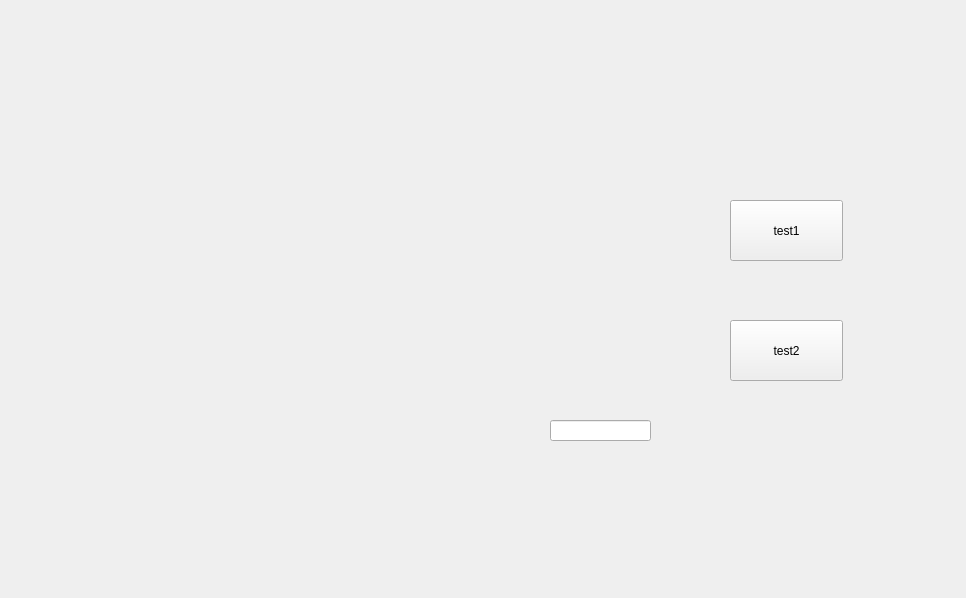
<?xml version="1.0" encoding="UTF-8"?>
<ui version="4.0">
 <class>test</class>
 <widget class="QWidget" name="test">
  <property name="geometry">
   <rect>
    <x>0</x>
    <y>0</y>
    <width>966</width>
    <height>598</height>
   </rect>
  </property>
  <property name="windowTitle">
   <string>Form</string>
  </property>
  <widget class="QPushButton" name="pushButton">
   <property name="geometry">
    <rect>
     <x>730</x>
     <y>200</y>
     <width>113</width>
     <height>61</height>
    </rect>
   </property>
   <property name="text">
    <string>test1</string>
   </property>
  </widget>
  <widget class="QPushButton" name="pushButton_2">
   <property name="geometry">
    <rect>
     <x>730</x>
     <y>320</y>
     <width>113</width>
     <height>61</height>
    </rect>
   </property>
   <property name="text">
    <string>test2</string>
   </property>
  </widget>
  <widget class="QLineEdit" name="lineEdit">
   <property name="geometry">
    <rect>
     <x>550</x>
     <y>420</y>
     <width>101</width>
     <height>21</height>
    </rect>
   </property>
  </widget>
 </widget>
 <resources/>
 <connections/>
</ui>
